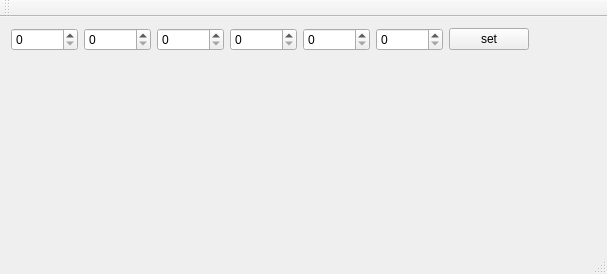
<?xml version="1.0" encoding="UTF-8"?>
<ui version="4.0">
 <class>MainWindow</class>
 <widget class="QMainWindow" name="MainWindow">
  <property name="geometry">
   <rect>
    <x>0</x>
    <y>0</y>
    <width>607</width>
    <height>274</height>
   </rect>
  </property>
  <property name="windowTitle">
   <string>MainWindow</string>
  </property>
  <widget class="QWidget" name="centralWidget">
   <layout class="QHBoxLayout" name="horizontalLayout">
    <item>
     <layout class="QGridLayout" name="gridLayout">
      <item row="0" column="7">
       <spacer name="horizontalSpacer">
        <property name="orientation">
         <enum>Qt::Horizontal</enum>
        </property>
        <property name="sizeHint" stdset="0">
         <size>
          <width>40</width>
          <height>20</height>
         </size>
        </property>
       </spacer>
      </item>
      <item row="1" column="3">
       <spacer name="verticalSpacer">
        <property name="orientation">
         <enum>Qt::Vertical</enum>
        </property>
        <property name="sizeHint" stdset="0">
         <size>
          <width>20</width>
          <height>40</height>
         </size>
        </property>
       </spacer>
      </item>
      <item row="0" column="1">
       <widget class="QSpinBox" name="month">
        <property name="sizePolicy">
         <sizepolicy hsizetype="Expanding" vsizetype="Fixed">
          <horstretch>0</horstretch>
          <verstretch>0</verstretch>
         </sizepolicy>
        </property>
        <property name="maximum">
         <number>3000</number>
        </property>
       </widget>
      </item>
      <item row="0" column="2">
       <widget class="QSpinBox" name="day">
        <property name="sizePolicy">
         <sizepolicy hsizetype="Expanding" vsizetype="Fixed">
          <horstretch>0</horstretch>
          <verstretch>0</verstretch>
         </sizepolicy>
        </property>
        <property name="maximum">
         <number>3000</number>
        </property>
       </widget>
      </item>
      <item row="0" column="5">
       <widget class="QSpinBox" name="second">
        <property name="sizePolicy">
         <sizepolicy hsizetype="Expanding" vsizetype="Fixed">
          <horstretch>0</horstretch>
          <verstretch>0</verstretch>
         </sizepolicy>
        </property>
        <property name="maximum">
         <number>3000</number>
        </property>
       </widget>
      </item>
      <item row="0" column="3">
       <widget class="QSpinBox" name="hour">
        <property name="sizePolicy">
         <sizepolicy hsizetype="Expanding" vsizetype="Fixed">
          <horstretch>0</horstretch>
          <verstretch>0</verstretch>
         </sizepolicy>
        </property>
        <property name="maximum">
         <number>3000</number>
        </property>
       </widget>
      </item>
      <item row="0" column="6">
       <widget class="QPushButton" name="set">
        <property name="text">
         <string>set</string>
        </property>
       </widget>
      </item>
      <item row="0" column="4">
       <widget class="QSpinBox" name="minute">
        <property name="sizePolicy">
         <sizepolicy hsizetype="Expanding" vsizetype="Fixed">
          <horstretch>0</horstretch>
          <verstretch>0</verstretch>
         </sizepolicy>
        </property>
        <property name="maximum">
         <number>3000</number>
        </property>
       </widget>
      </item>
      <item row="0" column="0">
       <widget class="QSpinBox" name="year">
        <property name="sizePolicy">
         <sizepolicy hsizetype="Expanding" vsizetype="Fixed">
          <horstretch>0</horstretch>
          <verstretch>0</verstretch>
         </sizepolicy>
        </property>
        <property name="mouseTracking">
         <bool>true</bool>
        </property>
        <property name="maximum">
         <number>3000</number>
        </property>
       </widget>
      </item>
     </layout>
    </item>
   </layout>
  </widget>
  <widget class="QMenuBar" name="menuBar">
   <property name="geometry">
    <rect>
     <x>0</x>
     <y>0</y>
     <width>607</width>
     <height>25</height>
    </rect>
   </property>
  </widget>
  <widget class="QToolBar" name="mainToolBar">
   <attribute name="toolBarArea">
    <enum>TopToolBarArea</enum>
   </attribute>
   <attribute name="toolBarBreak">
    <bool>false</bool>
   </attribute>
  </widget>
  <widget class="QStatusBar" name="statusBar"/>
 </widget>
 <layoutdefault spacing="6" margin="11"/>
 <resources/>
 <connections/>
</ui>
